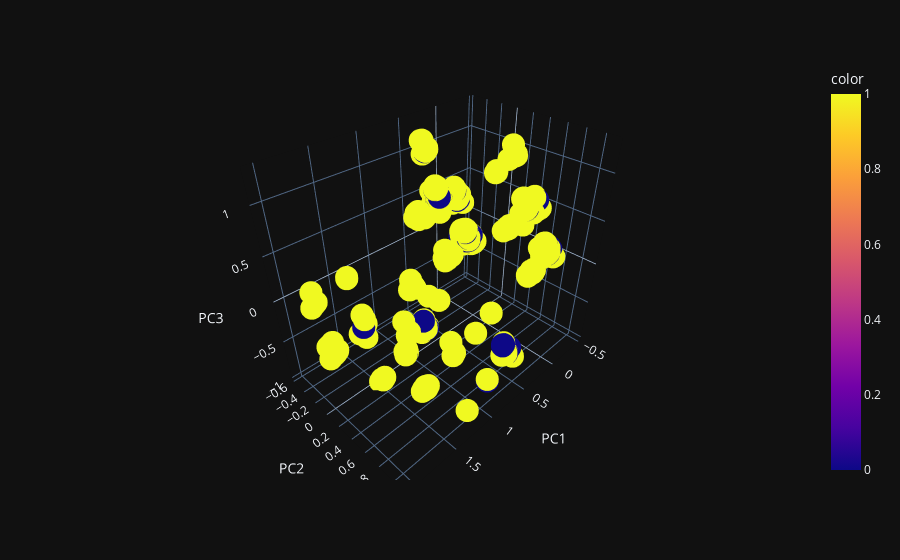

This figure's notebook cell:
### Code cell
import plotly.express as px

fig = px.scatter_3d(X_train_standarized, x='PC1', y='PC2', z='PC3',color=y_train)
fig.show()

### Figure 1 — Plotly figure (JSON) as saved in the notebook; plotly's stock layout.template omitted (floating-point values rounded to 4 significant figures; data arrays with more than 128 entries replaced by an {"elided": "..."} marker saying what was removed)
{"data": [{"hovertemplate": "PC1=%{x}<br>PC2=%{y}<br>PC3=%{z}<br>color=%{marker.color}<extra></extra>", "legendgroup": "", "marker": {"color": {"elided": "3016 int values"}, "coloraxis": "coloraxis", "symbol": "circle"}, "mode": "markers", "name": "", "scene": "scene", "showlegend": false, "x": {"elided": "3016 float values"}, "y": {"elided": "3016 float values"}, "z": {"elided": "3016 float values"}, "type": "scatter3d"}], "layout": {"scene": {"domain": {"x": [0.0, 1.0], "y": [0.0, 1.0]}, "xaxis": {"title": {"text": "PC1"}}, "yaxis": {"title": {"text": "PC2"}}, "zaxis": {"title": {"text": "PC3"}}}, "coloraxis": {"colorbar": {"title": {"text": "color"}}, "colorscale": [[0.0, "#0d0887"], [0.1111, "#46039f"], [0.2222, "#7201a8"], [0.3333, "#9c179e"], [0.4444, "#bd3786"], [0.5556, "#d8576b"], [0.6667, "#ed7953"], [0.7778, "#fb9f3a"], [0.8889, "#fdca26"], [1.0, "#f0f921"]]}, "legend": {"tracegroupgap": 0}, "margin": {"t": 60}}}
